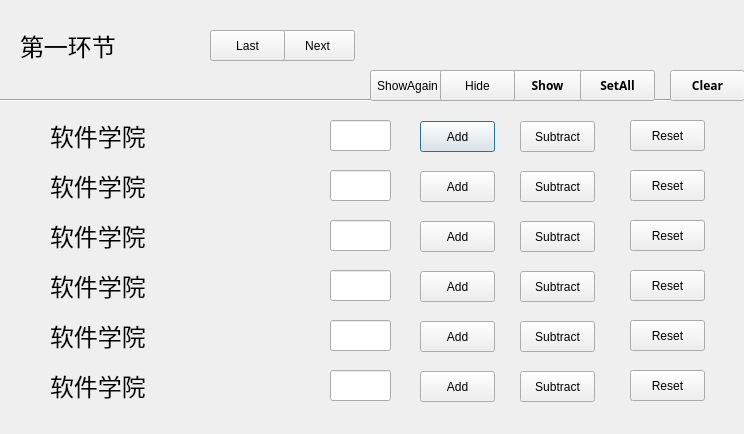
<?xml version="1.0" encoding="UTF-8"?>
<ui version="4.0">
 <class>Console</class>
 <widget class="QDialog" name="Console">
  <property name="geometry">
   <rect>
    <x>0</x>
    <y>0</y>
    <width>744</width>
    <height>434</height>
   </rect>
  </property>
  <property name="windowTitle">
   <string>Console</string>
  </property>
  <widget class="QLabel" name="label_1">
   <property name="geometry">
    <rect>
     <x>50</x>
     <y>120</y>
     <width>221</width>
     <height>31</height>
    </rect>
   </property>
   <property name="font">
    <font>
     <family>楷体</family>
     <pointsize>18</pointsize>
    </font>
   </property>
   <property name="text">
    <string>软件学院</string>
   </property>
  </widget>
  <widget class="Line" name="line">
   <property name="geometry">
    <rect>
     <x>-30</x>
     <y>90</y>
     <width>831</width>
     <height>20</height>
    </rect>
   </property>
   <property name="orientation">
    <enum>Qt::Horizontal</enum>
   </property>
  </widget>
  <widget class="QPushButton" name="pbAdd1_1">
   <property name="geometry">
    <rect>
     <x>420</x>
     <y>121</y>
     <width>75</width>
     <height>31</height>
    </rect>
   </property>
   <property name="text">
    <string>Add</string>
   </property>
  </widget>
  <widget class="QPushButton" name="pbSubtract1_1">
   <property name="geometry">
    <rect>
     <x>520</x>
     <y>121</y>
     <width>75</width>
     <height>31</height>
    </rect>
   </property>
   <property name="text">
    <string>Subtract</string>
   </property>
  </widget>
  <widget class="QLineEdit" name="leGoal1_1">
   <property name="geometry">
    <rect>
     <x>330</x>
     <y>120</y>
     <width>61</width>
     <height>31</height>
    </rect>
   </property>
  </widget>
  <widget class="QPushButton" name="pbReset1_1">
   <property name="geometry">
    <rect>
     <x>630</x>
     <y>120</y>
     <width>75</width>
     <height>31</height>
    </rect>
   </property>
   <property name="text">
    <string>Reset</string>
   </property>
  </widget>
  <widget class="QPushButton" name="pbSubtract1_2">
   <property name="geometry">
    <rect>
     <x>520</x>
     <y>171</y>
     <width>75</width>
     <height>31</height>
    </rect>
   </property>
   <property name="text">
    <string>Subtract</string>
   </property>
  </widget>
  <widget class="QPushButton" name="pbReset1_2">
   <property name="geometry">
    <rect>
     <x>630</x>
     <y>170</y>
     <width>75</width>
     <height>31</height>
    </rect>
   </property>
   <property name="text">
    <string>Reset</string>
   </property>
  </widget>
  <widget class="QPushButton" name="pbAdd1_2">
   <property name="geometry">
    <rect>
     <x>420</x>
     <y>171</y>
     <width>75</width>
     <height>31</height>
    </rect>
   </property>
   <property name="text">
    <string>Add</string>
   </property>
  </widget>
  <widget class="QLineEdit" name="leGoal1_2">
   <property name="geometry">
    <rect>
     <x>330</x>
     <y>170</y>
     <width>61</width>
     <height>31</height>
    </rect>
   </property>
  </widget>
  <widget class="QLabel" name="label_2">
   <property name="geometry">
    <rect>
     <x>50</x>
     <y>170</y>
     <width>221</width>
     <height>31</height>
    </rect>
   </property>
   <property name="font">
    <font>
     <family>楷体</family>
     <pointsize>18</pointsize>
    </font>
   </property>
   <property name="text">
    <string>软件学院</string>
   </property>
  </widget>
  <widget class="QPushButton" name="pbSubtract1_3">
   <property name="geometry">
    <rect>
     <x>520</x>
     <y>221</y>
     <width>75</width>
     <height>31</height>
    </rect>
   </property>
   <property name="text">
    <string>Subtract</string>
   </property>
  </widget>
  <widget class="QPushButton" name="pbReset1_3">
   <property name="geometry">
    <rect>
     <x>630</x>
     <y>220</y>
     <width>75</width>
     <height>31</height>
    </rect>
   </property>
   <property name="text">
    <string>Reset</string>
   </property>
  </widget>
  <widget class="QPushButton" name="pbAdd1_3">
   <property name="geometry">
    <rect>
     <x>420</x>
     <y>221</y>
     <width>75</width>
     <height>31</height>
    </rect>
   </property>
   <property name="text">
    <string>Add</string>
   </property>
  </widget>
  <widget class="QLineEdit" name="leGoal1_3">
   <property name="geometry">
    <rect>
     <x>330</x>
     <y>220</y>
     <width>61</width>
     <height>31</height>
    </rect>
   </property>
  </widget>
  <widget class="QLabel" name="label_3">
   <property name="geometry">
    <rect>
     <x>50</x>
     <y>220</y>
     <width>221</width>
     <height>31</height>
    </rect>
   </property>
   <property name="font">
    <font>
     <family>楷体</family>
     <pointsize>18</pointsize>
    </font>
   </property>
   <property name="text">
    <string>软件学院</string>
   </property>
  </widget>
  <widget class="QPushButton" name="pbSubtract1_4">
   <property name="geometry">
    <rect>
     <x>520</x>
     <y>271</y>
     <width>75</width>
     <height>31</height>
    </rect>
   </property>
   <property name="text">
    <string>Subtract</string>
   </property>
  </widget>
  <widget class="QPushButton" name="pbReset1_4">
   <property name="geometry">
    <rect>
     <x>630</x>
     <y>270</y>
     <width>75</width>
     <height>31</height>
    </rect>
   </property>
   <property name="text">
    <string>Reset</string>
   </property>
  </widget>
  <widget class="QPushButton" name="pbAdd1_4">
   <property name="geometry">
    <rect>
     <x>420</x>
     <y>271</y>
     <width>75</width>
     <height>31</height>
    </rect>
   </property>
   <property name="text">
    <string>Add</string>
   </property>
  </widget>
  <widget class="QLineEdit" name="leGoal1_4">
   <property name="geometry">
    <rect>
     <x>330</x>
     <y>270</y>
     <width>61</width>
     <height>31</height>
    </rect>
   </property>
  </widget>
  <widget class="QLabel" name="label_4">
   <property name="geometry">
    <rect>
     <x>50</x>
     <y>270</y>
     <width>221</width>
     <height>31</height>
    </rect>
   </property>
   <property name="font">
    <font>
     <family>楷体</family>
     <pointsize>18</pointsize>
    </font>
   </property>
   <property name="text">
    <string>软件学院</string>
   </property>
  </widget>
  <widget class="QPushButton" name="pbSubtract1_5">
   <property name="geometry">
    <rect>
     <x>520</x>
     <y>321</y>
     <width>75</width>
     <height>31</height>
    </rect>
   </property>
   <property name="text">
    <string>Subtract</string>
   </property>
  </widget>
  <widget class="QPushButton" name="pbReset1_5">
   <property name="geometry">
    <rect>
     <x>630</x>
     <y>320</y>
     <width>75</width>
     <height>31</height>
    </rect>
   </property>
   <property name="text">
    <string>Reset</string>
   </property>
  </widget>
  <widget class="QPushButton" name="pbAdd1_5">
   <property name="geometry">
    <rect>
     <x>420</x>
     <y>321</y>
     <width>75</width>
     <height>31</height>
    </rect>
   </property>
   <property name="text">
    <string>Add</string>
   </property>
  </widget>
  <widget class="QLineEdit" name="leGoal1_5">
   <property name="geometry">
    <rect>
     <x>330</x>
     <y>320</y>
     <width>61</width>
     <height>31</height>
    </rect>
   </property>
  </widget>
  <widget class="QLabel" name="label_5">
   <property name="geometry">
    <rect>
     <x>50</x>
     <y>320</y>
     <width>221</width>
     <height>31</height>
    </rect>
   </property>
   <property name="font">
    <font>
     <family>楷体</family>
     <pointsize>18</pointsize>
    </font>
   </property>
   <property name="text">
    <string>软件学院</string>
   </property>
  </widget>
  <widget class="QPushButton" name="pbSubtract1_6">
   <property name="geometry">
    <rect>
     <x>520</x>
     <y>371</y>
     <width>75</width>
     <height>31</height>
    </rect>
   </property>
   <property name="text">
    <string>Subtract</string>
   </property>
  </widget>
  <widget class="QPushButton" name="pbReset1_6">
   <property name="geometry">
    <rect>
     <x>630</x>
     <y>370</y>
     <width>75</width>
     <height>31</height>
    </rect>
   </property>
   <property name="text">
    <string>Reset</string>
   </property>
  </widget>
  <widget class="QPushButton" name="pbAdd1_6">
   <property name="geometry">
    <rect>
     <x>420</x>
     <y>371</y>
     <width>75</width>
     <height>31</height>
    </rect>
   </property>
   <property name="text">
    <string>Add</string>
   </property>
  </widget>
  <widget class="QLineEdit" name="leGoal1_6">
   <property name="geometry">
    <rect>
     <x>330</x>
     <y>370</y>
     <width>61</width>
     <height>31</height>
    </rect>
   </property>
  </widget>
  <widget class="QLabel" name="label_6">
   <property name="geometry">
    <rect>
     <x>50</x>
     <y>370</y>
     <width>221</width>
     <height>31</height>
    </rect>
   </property>
   <property name="font">
    <font>
     <family>楷体</family>
     <pointsize>18</pointsize>
    </font>
   </property>
   <property name="text">
    <string>软件学院</string>
   </property>
  </widget>
  <widget class="QLabel" name="labelPart">
   <property name="geometry">
    <rect>
     <x>20</x>
     <y>20</y>
     <width>191</width>
     <height>51</height>
    </rect>
   </property>
   <property name="font">
    <font>
     <family>楷体</family>
     <pointsize>18</pointsize>
    </font>
   </property>
   <property name="text">
    <string>第一环节</string>
   </property>
  </widget>
  <widget class="QPushButton" name="pb_Next">
   <property name="geometry">
    <rect>
     <x>280</x>
     <y>30</y>
     <width>75</width>
     <height>31</height>
    </rect>
   </property>
   <property name="text">
    <string>Next</string>
   </property>
  </widget>
  <widget class="QPushButton" name="pb_Last">
   <property name="geometry">
    <rect>
     <x>210</x>
     <y>30</y>
     <width>75</width>
     <height>31</height>
    </rect>
   </property>
   <property name="text">
    <string>Last</string>
   </property>
  </widget>
  <widget class="QPushButton" name="pb_Clear">
   <property name="geometry">
    <rect>
     <x>670</x>
     <y>70</y>
     <width>75</width>
     <height>31</height>
    </rect>
   </property>
   <property name="font">
    <font>
     <family>Adobe 繁黑體 Std B</family>
     <weight>75</weight>
     <bold>true</bold>
    </font>
   </property>
   <property name="text">
    <string>Clear</string>
   </property>
  </widget>
  <widget class="QPushButton" name="pb_Show">
   <property name="geometry">
    <rect>
     <x>510</x>
     <y>70</y>
     <width>75</width>
     <height>31</height>
    </rect>
   </property>
   <property name="font">
    <font>
     <family>Adobe 繁黑體 Std B</family>
     <weight>75</weight>
     <bold>true</bold>
    </font>
   </property>
   <property name="text">
    <string>Show</string>
   </property>
  </widget>
  <widget class="QPushButton" name="pb_Result">
   <property name="geometry">
    <rect>
     <x>370</x>
     <y>70</y>
     <width>75</width>
     <height>31</height>
    </rect>
   </property>
   <property name="text">
    <string>ShowAgain</string>
   </property>
  </widget>
  <widget class="QPushButton" name="pb_Hide">
   <property name="geometry">
    <rect>
     <x>440</x>
     <y>70</y>
     <width>75</width>
     <height>31</height>
    </rect>
   </property>
   <property name="text">
    <string>Hide</string>
   </property>
  </widget>
  <widget class="QPushButton" name="pb_SetAll">
   <property name="geometry">
    <rect>
     <x>580</x>
     <y>70</y>
     <width>75</width>
     <height>31</height>
    </rect>
   </property>
   <property name="font">
    <font>
     <family>Adobe 繁黑體 Std B</family>
     <weight>75</weight>
     <bold>true</bold>
    </font>
   </property>
   <property name="text">
    <string>SetAll</string>
   </property>
  </widget>
 </widget>
 <layoutdefault spacing="6" margin="11"/>
 <resources/>
 <connections/>
</ui>
